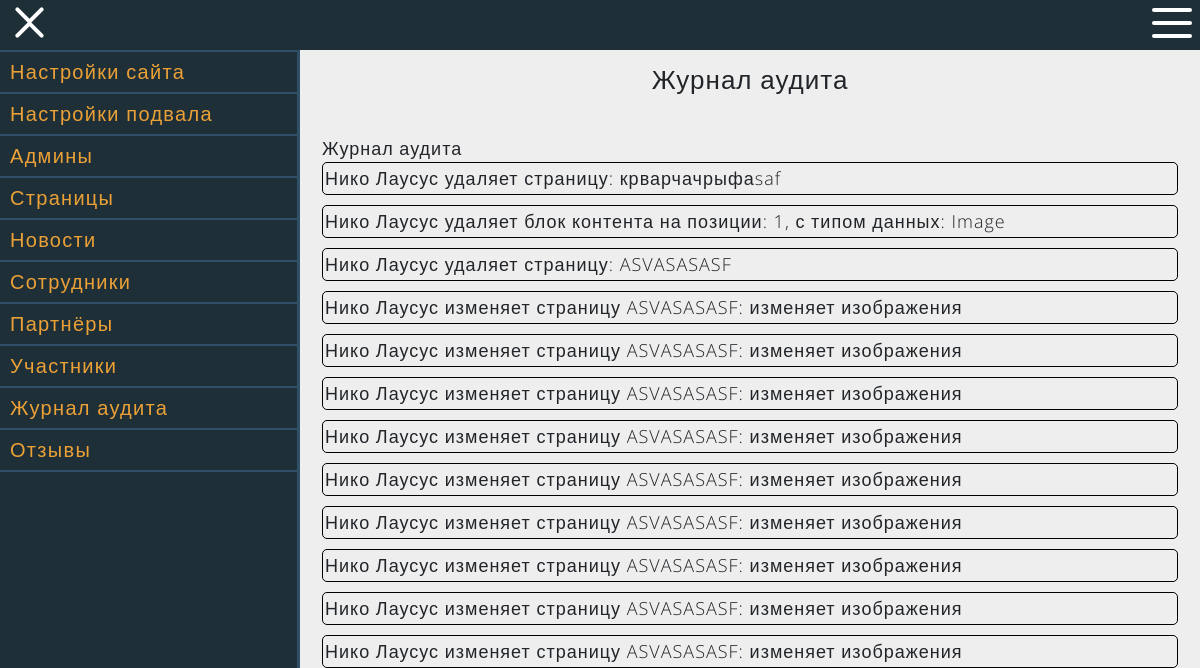
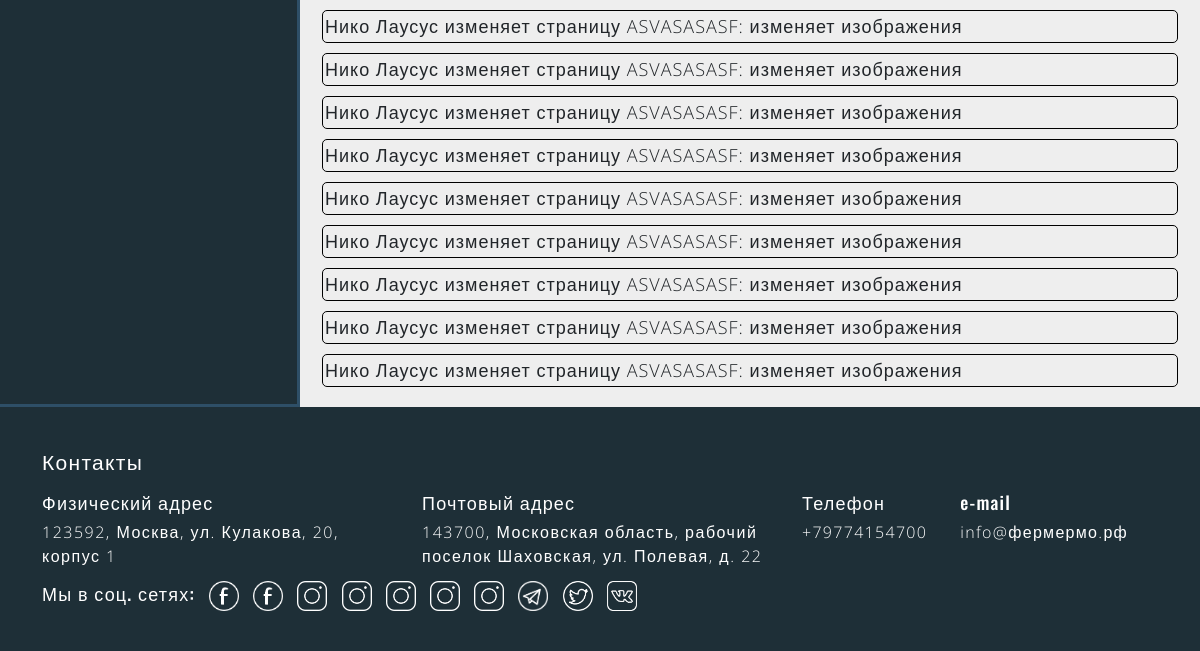
The app's page /admin-list-auditlog (signed in), older data (2 pictures, top to bottom).
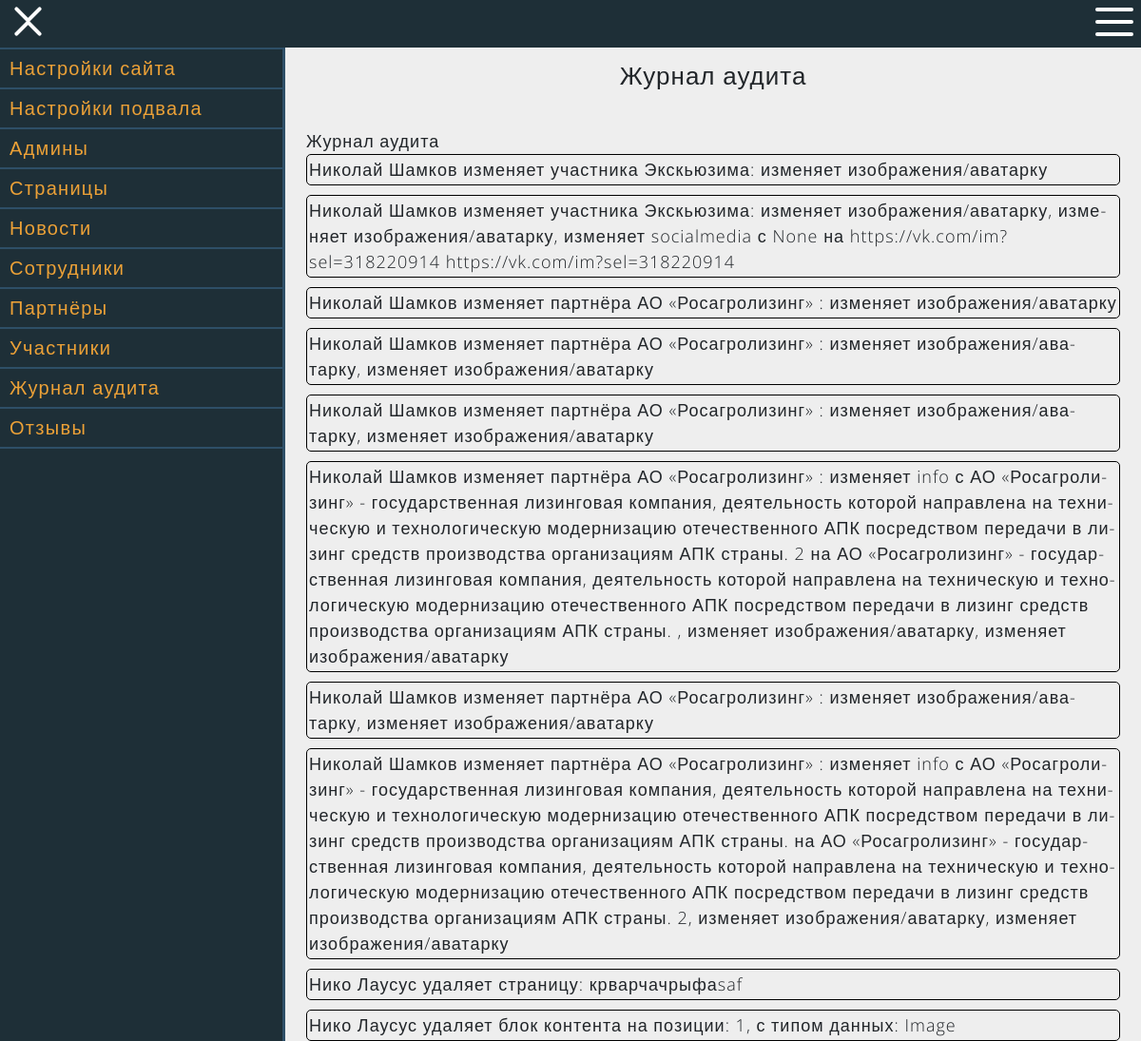
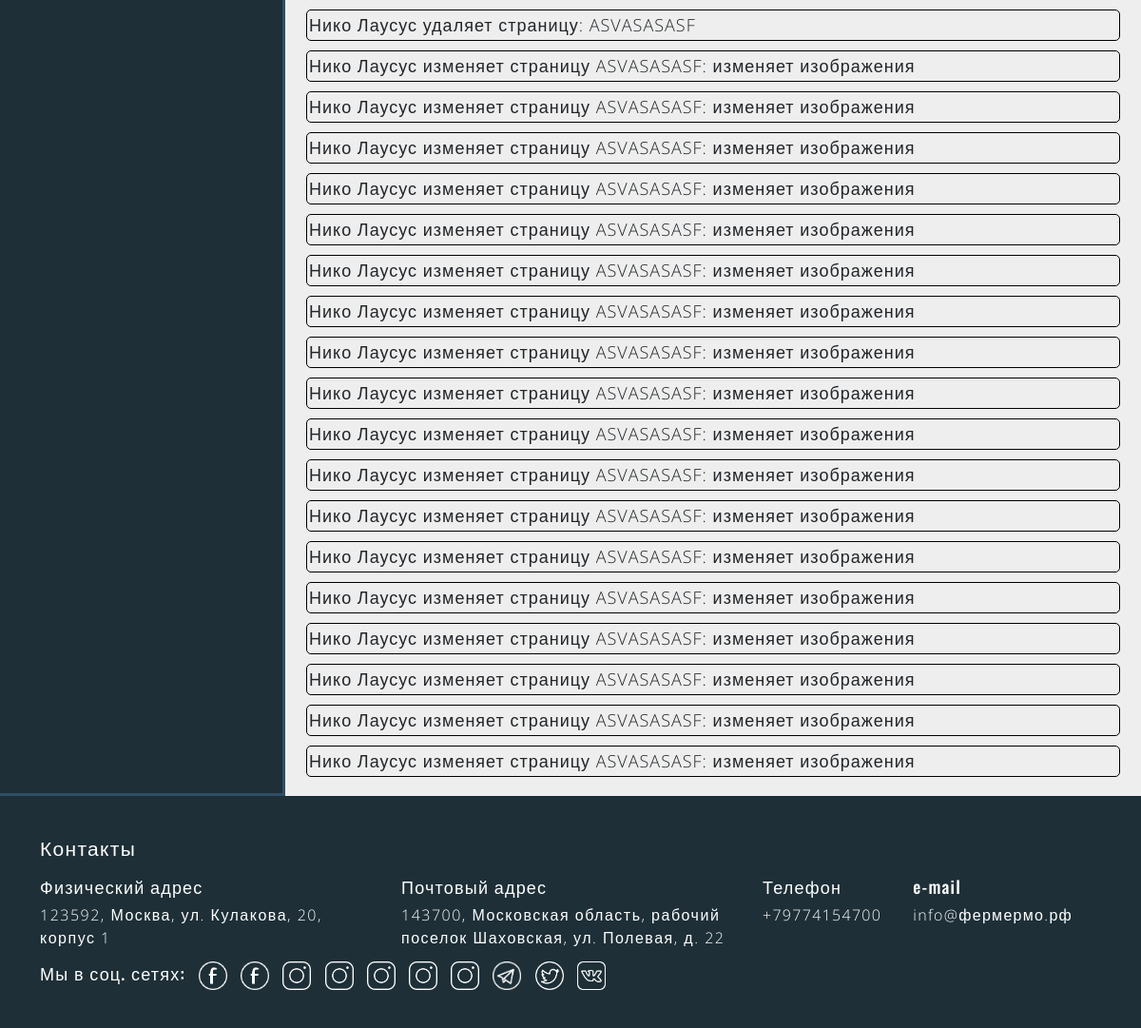
The same page, newer data (2 pictures, top to bottom).
### data/auditlog.py (models this page shows, shortened)
class AuditLog(SqlAlchemyBase, SerializerMixin):
    __tablename__ = 'auditlog'
    id = sqlalchemy.Column(sqlalchemy.Integer, primary_key=True, autoincrement=True)
    event = sqlalchemy.Column(sqlalchemy.String, nullable=True)
    user = sqlalchemy.Column(sqlalchemy.Integer, nullable=True)
    info = sqlalchemy.Column(sqlalchemy.String, nullable=True)
    created_date = sqlalchemy.Column(sqlalchemy.DateTime, default=datetime.now())

### run.py (the view)
@application.route("/admin-list-auditlog")
@login_required
def admin_auditlog():
    auditlogs = edit_auditlog({"admin_email": current_user.email, "action": "getlist"})
    return get_render_template('list/admin-list-auditlog.html', title='Журнал аудита', auditlogs=auditlogs)

### data/Inner/AuditlogInnerAPI.py (called while the page is built)
def edit_auditlog(args):
    if not all(args[key] is not None for key in ['admin_email', 'action']):
        return raise_error('Пропущены некоторые важные аргументы')
    admin, session = check_admin_status(args["admin_email"])
    if args['action'] == "get":
        auditlog, session = find_by_id(args["id"], session)
        if type(auditlog) == dict:
            session.close()
            return auditlog
        session.close()
        return auditlog.to_dict(only=('id', 'event', 'info', 'user', 'created_date'))
    elif args['action'] == 'getlist':
        auditlogs = session.query(AuditLog).order_by(AuditLog.created_date).all()[::-1]
        session.close()
        return [item.to_dict(only=('id', 'event', 'info', 'user', 'created_date')) for item in auditlogs]

### data/Inner/main_file.py (called while the page is built)
def check_admin_status(email, need_status=1):
    admin, session = check_admin(email)
    if admin.status < int(need_status):
        return raise_error("У вас недостаточно прав для этого", session), 1
    return admin, session

def check_admin(email):
    session = db_session.create_session()
    user = session.query(User).filter(User.email == email).first()
    if not user:
        return raise_error(f"Админ {email} не найден", session), 1
    return user, session

### data/db_session.py (called while the page is built)
def create_session() -> Session:
    global __factory
    return __factory()

### run.py (called while the page is built)
def get_render_template(template, **kwargs):
    return render_template(template, special_params=get_special_params(), **kwargs)

@login_manager.user_loader
def load_user(user_id):
    session = db_session.create_session()
    a = session.query(User).get(user_id)
    session.close()
    return a

def get_special_params():
    global load_new_footer_params, load_new_params, load_seo_params
    if load_new_footer_params:
        load_new_footer_params = False
        set_footer_params()
    if load_new_params:
        load_new_params = False
        set_other_params()
    if load_seo_params:
        load_seo_params = False
        set_seo_params()
    local_special_params = special_params.copy()
    local_special_params["is_admin"] = not current_user.is_anonymous
    return local_special_params

### templates/list/admin-list-auditlog.html
{% extends "admin-panel.html" %}
{% block adminblock %}
<p class="settings-title">{{title}}</p>
<div class="settings">
    <p>Журнал аудита</p>
    {% for auditlog in auditlogs %}
    <div class="settings-element">
        <p>{{auditlog['info']}}</p>
    </div>
    {% endfor %}
</div>
{% endblock %}

### templates/admin-panel.html (shortened to what this page needs)
{% extends "main.html" %}
{% block head %}
<link href="/static/css/admin-panel.css" rel="stylesheet">
{% endblock %}
{% block header %}
<div id="nav-icon1" class="open left-burger">
    <span></span>
    <span></span>
    <span></span>
    <span></span>
</div>
{% endblock %}
{% block pageblock %}
<div class="admin-nav-block">
    <a name="SeoSettings" class="admin-nav" href="/admin-seo-settings">
        <div>Настройки сайта</div>
    </a>
    <a name="FooterSettings" class="admin-nav" href="/admin-footer-settings">
        <div>Настройки подвала</div>
    </a>
    <a name="Admins" class="admin-nav" href="/admin-list-admin">
        <div>Админы</div>
    </a>
    <a name="SmartPages" class="admin-nav" href="/admin-list-smartpage/0">
        <div>Страницы</div>
    </a>
    <a name="News" class="admin-nav" href="/admin-list-news">
        <div>Новости</div>
    </a>
    <a name="Workers" class="admin-nav" href="/admin-list-worker">
        <div>Сотрудники</div>
    </a>
    <a name="Partners" class="admin-nav" href="/admin-list-partner">
        <div>Партнёры</div>
    </a>
    <a name="Member" class="admin-nav" href="/admin-list-member">
        <div>Участники</div>
    </a>
    <a name="Auditlogs" class="admin-nav" href="/admin-list-auditlog">
        <div>Журнал аудита</div>
    </a>
    <a name="Feedbacks" class="admin-nav" href="/admin-list-feedback">
        <div>Отзывы</div>
    </a>
</div>
<div class="admin-settings-block">
    <div class="admin-settings">
        <div class="container">
            {% block adminblock %}{% endblock %}
        </div>
    </div>
</div>
{% endblock %}

### templates/main.html (shortened to what this page needs)
<!DOCTYPE html>
<html lang="ru">
<head>
    <link href="/static/css/bootstrap.min.css" rel="stylesheet">
    <link href="/static/css/style.css" rel="stylesheet">
    {% block head %}{% endblock %}
</head>
<body>
<header>
    {% block header %}{% endblock %}
    <div id="nav-icon2">
        <span></span>
        <span></span>
        <span></span>
        <span></span>
        <span></span>
        <span></span>
    </div>
</header>
<div class="main-block">
    {% block pageblock %}{% endblock %}
</div>
<footer>
    <div class="container">
        <div class="row">
            <div class="col-12">
                <p class="footer-header">Контакты</p>
            </div>
            <div class="col-sm-6 col-md-4 col-xl-4">
                <p class="footer-title">Физический адрес</p>
                <p>{{special_params["address"][0]["place"]}}</p>
            </div>
            <div class="col-sm-6 col-md-5 col-xl-4">
                <p class="footer-title">Почтовый адрес</p>
                <p>{{special_params["address"][1]["place"]}}</p>
            </div>
            <div class="col-sm-12 col-md-3 col-xl-4">
                <div class="row">
                    {% for phone in special_params["numbers"] %}
                    <div class="col-md-12 col-xl-5">
                        <p class="footer-title">Телефон</p>
                        <a href="tel:{{phone['number']}}">{{phone['number']}}</a>
                    </div>
                    {% endfor %}
                    {% for email in special_params["emails"] %}
                    <div class="col-md-12 col-xl-7">
                        <p class="footer-title">e-mail</p>
                        <a href="mailto:{{email['email_address']}}">{{email['email_address']}}</a>
                    </div>
                    {% endfor %}
                </div>
            </div>
            <div class="col-12">
                <div class="social">
                    <p class="footer-title">Мы в соц. сетях:</p>
                    {% for socialmedia in special_params["socials"] %}
                    <a href="{{socialmedia['link']}}" target="_blank"><img
                            src="/static/img/{{socialmedia['icon_type']}}" alt="facebook"></a>
                    {% endfor %}
                </div>
            </div>
        </div>
    </div>
</footer>
</body>
</html>

### static/css/style.css (style rules this page uses)
*, *::before, *::after { margin: 0; padding: 0; }
body { padding-top: 50px; min-height: 100vh; background: #f4f4f4; display: flex; flex-direction: column; }
p { font-family: 'Open Sans', sans-serif; font-weight: 300; }
a { font-family: 'Open Sans', sans-serif; font-weight: 300; color: inherit; text-decoration: none; letter-spacing: 1.3px; }
header { position: fixed; width: 100%; top: 0; left: 0; z-index: 20; height: 50px; background: #1e2f37; display: flex; justify-content: flex-end; }
.main-block { flex: 1 0 auto; position: relative; }
footer { padding: 30px 0; flex: 0 0; background: #1e2f37; color: white; }
footer p { margin-bottom: 4px; letter-spacing: 1.5px; }
.footer-header { margin-top: 0.5rem; font-family: 'Oswald', sans-serif; font-weight: 500; font-size: 21px; letter-spacing: 1.3px; }
.footer-title { margin-top: 0.5rem; font-family: 'Oswald', sans-serif; font-weight: 500; font-size: 18px; letter-spacing: 1.2px; }
.social { display: inline-block; }
.social * { display: inline-block; }
.social a { margin: 10px; margin-right: 0; margin-top: 0; }
.social img { height: 30px; }
#nav-icon2 { width: 40px; height: 37px; position: relative; margin: 8px; -webkit-transform: rotate(0deg); -moz-transform: rotate(0deg); -o-transform: rotate(0deg); transform: rotate(0deg); -webkit-transition: .5s ease-in-out; -moz-transition: .5s ease-in-out; -o-transition: .5s ease-in-out; transition: .5s ease-in-out; cursor: pointer; }
#nav-icon2 span { display: block; position: absolute; height: 4px; width: 50%; background: white; opacity: 1; -webkit-transform: rotate(0deg); -moz-transform: rotate(0deg); -o-transform: rotate(0deg); transform: rotate(0deg); -webkit-transition: .25s ease-in-out; -moz-transition: .25s ease-in-out; -o-transition: .25s ease-in-out; transition: .25s ease-in-out; }
#nav-icon2 span:nth-child(even) { left: 50%; border-radius: 0 4px 4px 0; }
#nav-icon2 span:nth-child(odd) { left:0px; border-radius: 4px 0 0 4px; }
#nav-icon2 span:nth-child(1), #nav-icon2 span:nth-child(2) { top: 0px; }
#nav-icon2 span:nth-child(3), #nav-icon2 span:nth-child(4) { top: 13px; }
#nav-icon2 span:nth-child(5), #nav-icon2 span:nth-child(6) { top: 26px; }

Row changes from the older to the newer data that the page shows:
added AuditLog: info "Николай Шамков изменяет участника Экскьюзима: изменяет изображения/аватарку"
added AuditLog: info "Николай Шамков изменяет участника Экскьюзима: изменяет изображения/аватарку, изменяет изображения/аватарку, изменяет socialmedia с None на https://vk.com/im?sel=318220914 https://vk.com/im?sel=318220914"
added AuditLog: info "Николай Шамков изменяет партнёра АО «Росагролизинг» : изменяет изображения/аватарку"
added AuditLog: info "Николай Шамков изменяет партнёра АО «Росагролизинг» : изменяет изображения/аватарку, изменяет изображения/аватарку"
added AuditLog: info "Николай Шамков изменяет партнёра АО «Росагролизинг» : изменяет изображения/аватарку, изменяет изображения/аватарку"
added AuditLog: info "Николай Шамков изменяет партнёра АО «Росагролизинг» : изменяет info с АО «Росагролизинг» - государственная лизинговая компания, деятельность которой направлена на техническую и технологическую модернизацию отечественного АПК посредством передачи в лизинг средств производства организациям АПК страны. 2 на АО «Росагролизинг» - государственная лизинговая компания, деятельность которой направлена на техническую и технологическую модернизацию отечественного АПК посредством передачи в лизинг средств производства организациям АПК страны. , изменяет изображения/аватарку, изменяет изображения/аватарку"
added AuditLog: info "Николай Шамков изменяет партнёра АО «Росагролизинг» : изменяет изображения/аватарку, изменяет изображения/аватарку"
added AuditLog: info "Николай Шамков изменяет партнёра АО «Росагролизинг» : изменяет info с АО «Росагролизинг» - государственная лизинговая компания, деятельность которой направлена на техническую и технологическую модернизацию отечественного АПК посредством передачи в лизинг средств производства организациям АПК страны. на АО «Росагролизинг» - государственная лизинговая компания, деятельность которой направлена на техническую и технологическую модернизацию отечественного АПК посредством передачи в лизинг средств производства организациям АПК страны. 2, изменяет изображения/аватарку, изменяет изображения/аватарку"
